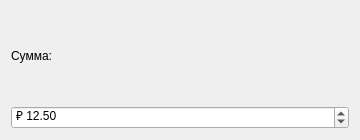
<?xml version="1.0" encoding="UTF-8"?>
<ui version="4.0"><class>Dialog</class><widget class="QDialog" name="Dialog"><property name="geometry"><rect><x>0</x><y>0</y><width>360</width><height>140</height></rect></property><property name="windowTitle"><string>#130 spin/215_double_prefix</string></property><layout class="QVBoxLayout" name="verticalLayout"><property name="leftMargin"><number>11</number></property><property name="topMargin"><number>11</number></property><property name="rightMargin"><number>11</number></property><property name="bottomMargin"><number>11</number></property><property name="spacing"><number>6</number></property><item><widget class="QLabel" name="l1"><property name="text"><string>Сумма:</string></property></widget></item><item><widget class="QDoubleSpinBox" name="dspin"><property name="decimals"><number>2</number></property><property name="minimum"><double>0</double></property><property name="maximum"><double>100</double></property><property name="value"><double>12.5</double></property><property name="singleStep"><double>0.5</double></property><property name="prefix"><string>₽ </string></property></widget></item></layout></widget></ui>
